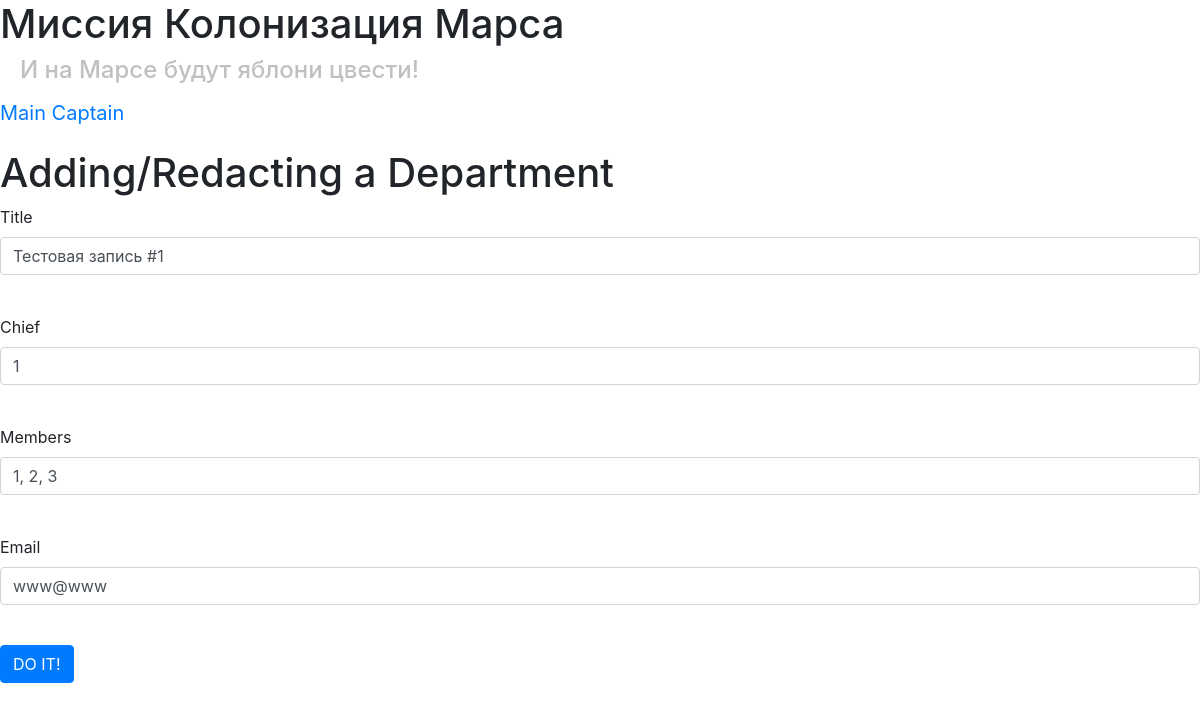
Page /department/1 (signed in) on the earlier database version.
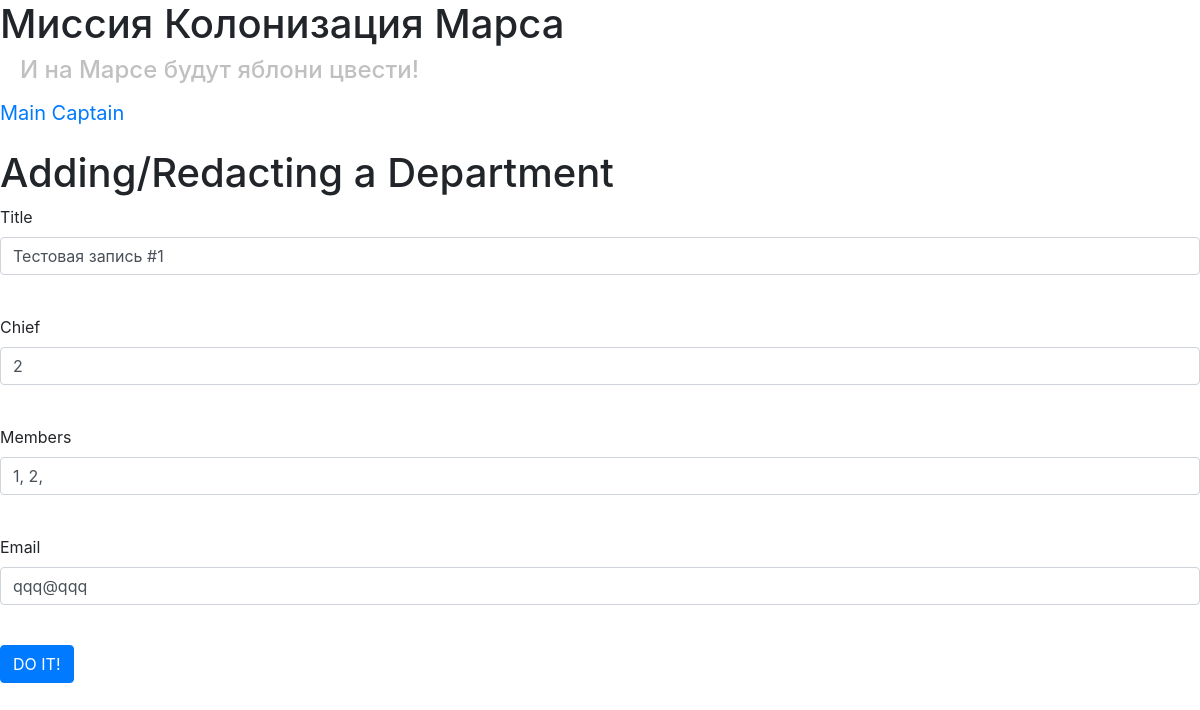
Same page on the later database version.
### data/departments.py (models this page shows)
class Department(SqlAlchemyBase, SerializerMixin):
    __tablename__ = 'departments'
    id = sqlalchemy.Column(sqlalchemy.Integer,
                           primary_key=True, autoincrement=True)
    title = sqlalchemy.Column(sqlalchemy.String)
    chef = sqlalchemy.Column(sqlalchemy.Integer, sqlalchemy.ForeignKey("users.id"))
    members = sqlalchemy.Column(sqlalchemy.String)
    email = sqlalchemy.Column(sqlalchemy.String)
    user = orm.relation('User')

### main.py (the view, shortened to what this page needs)
@app.route('/department/<int:id>', methods=['GET', 'POST'])
@login_required
def edit_department(id):
    form = DepartmentForm()
    if request.method == "GET":
        session = create_session()
        deps = session.query(Department).all()
        a = False
        for i in range(len(deps)):
            if deps[i].id == id and deps[i].user == current_user or deps[i].id == id and current_user.id == 1:
                form.title.data = deps[i].title
                form.chef.data = deps[i].chef
                form.members.data = deps[i].members
                form.email.data = deps[i].email
                a = True
                break
        if not a:
            abort(404)
    return render_template('department.html', title='Редактирование департамента', form=form)

### main.py
class DepartmentForm(FlaskForm):
    title = StringField("Title", validators=[DataRequired()])
    chef = IntegerField('Chief', validators=[DataRequired()])
    members = StringField("Members", validators=[DataRequired()])
    email = StringField("Email", validators=[DataRequired()])
    submit = SubmitField('DO IT!')

### data/db_session.py (called while the page is built)
def create_session() -> Session:
    global __factory
    return __factory()

### main.py (called while the page is built)
@login_manager.user_loader
def load_user(user_id):
    session = create_session()
    return session.query(User).get(user_id)

### templates/department.html (shortened to what this page needs)
{% extends "base.html" %}
{% block content %}
<h1>Adding/Redacting a Department</h1>
<form action="" method="post">
    <p>
        {{ form.title.label }}<br>
        {{ form.title(class="form-control") }}<br>
    </p>
    <p>
        {{ form.chef.label }}<br>
        {{ form.chef(class="form-control") }}<br>
    </p>
    <p>
        {{ form.members.label }}<br>
        {{ form.members(class="form-control") }}<br>
    </p>
    <p>
        {{ form.email.label }}<br>
        {{ form.email(class="form-control") }}<br>
    </p>
    <p>{{ form.submit(type="submit", class="btn btn-primary") }}</p>
</form>
{% endblock %}

Differences in the rows shown:
changed Department "Тестовая запись #1": chef "1" → "2"; members "1, 2, 3" → "1, 2,"; email "www@www" → "qqq@qqq"
